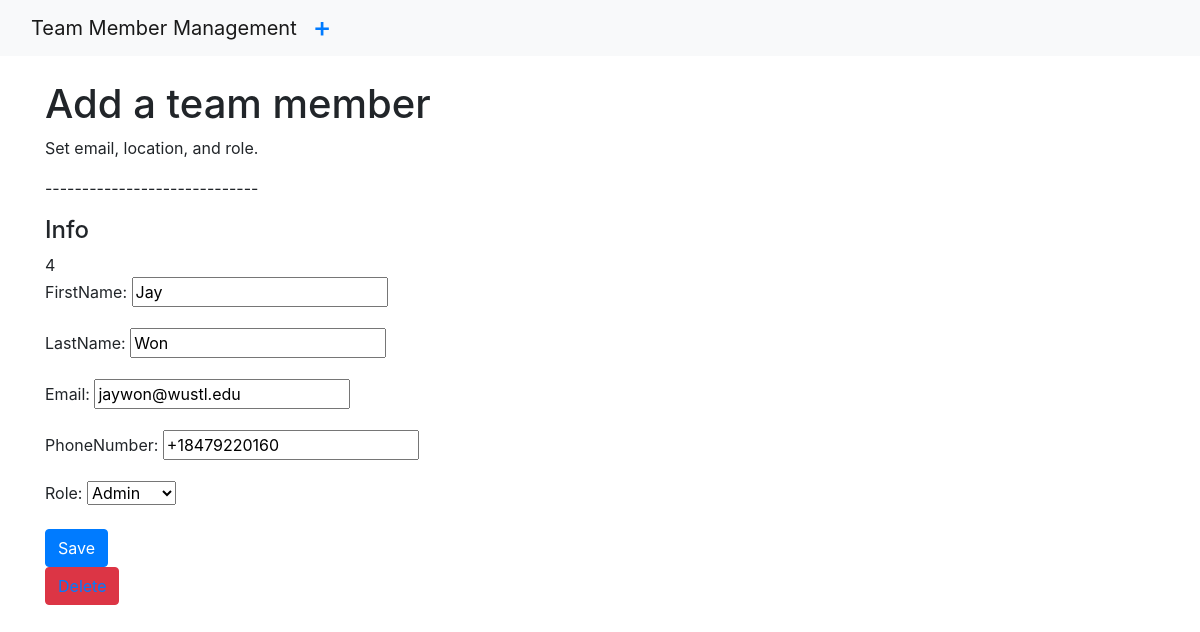
The app's page /edit/4 with its own data.
### teamMember/models.py (models this page shows, shortened)
class teamMember(models.Model):
    FirstName = models.CharField(max_length=255)
    LastName = models.CharField(max_length=255)
    Email = models.EmailField(max_length=255)
    PhoneNumber = PhoneNumberField()
    TYPE_SELECT = (
        ('Admin', 'Admin'),
        ('Regular', 'Regular'),
    )
    Role = models.CharField(max_length=11, choices=TYPE_SELECT)

### teamMember/views.py (the view)
# urls.py: path('edit/<slug:pk>', EditView.as_view(), name='edit'),
class EditView(UpdateView):
    model = teamMember
    template_name = 'edit.html'
    fields = '__all__'
    success_url="/"

### teamMember/templates/edit.html (shortened to what this page needs)
{% extends 'base.html' %}
{% block content %}
<!DOCTYPE html>
<html>
<head>
</head>
<body>
    <h1>Add a team member</h1>
    <p> Set email, location, and role.</p>
    <p>-----------------------------</p>
    <h4>Info</h4>
    <div class="form-group">
        <form method="POST">
            {{object.id}}
            {{form.as_p}}
            <button class="btn btn-primary">Save</button>
        </form>
        <button class="btn btn-danger"><a href="{% url 'delete' object.id %}">Delete</a></button>
    </div>
</body>
</html>
{% endblock %}

### records on screen
teamMember: id "4", FirstName "Jay", LastName "Won", Email "jaywon@wustl.edu", PhoneNumber "+18479220160", Role "Admin"
